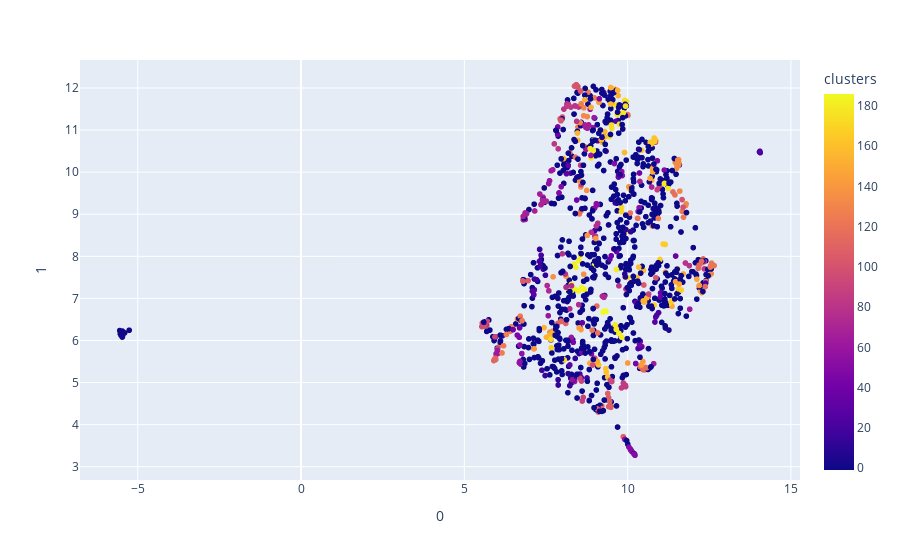

Here is the notebook cell this chart was saved with:
### Markdown cell above
# Clustering PCA and UMAP results without removing outliers

### Code cell
#Cluster Original Data without Dim Reduction
hdb = HDBSCAN(min_cluster_size=2)
hdb.fit(cheese_df[feature_list])

pca = PCA(n_components=50)
pca_array = pca.fit_transform(cheese_df[feature_list])
pca_df = pd.DataFrame(pca_array)
umapReducer = umap.UMAP(n_components=2)
umap_pca_df = pd.DataFrame(umapReducer.fit_transform(pca_df[pca_df.columns]))
umap_pca_df = pd.concat([umap_pca_df, df], axis=1)
umap_pca_df['clusters'] = hdb.labels_
fig = px.scatter(umap_pca_df, x=0, y=1, color='clusters', hover_name='cheese', hover_data=['color', 'country', 'aroma', 'rind', 'texture', 'milk', 'vegan', 'clusters'])
fig.show()

### Figure 1 — Plotly figure (JSON) as saved in the notebook; plotly's stock layout.template omitted (floating-point values rounded to 4 significant figures; data arrays with more than 128 entries replaced by an {"elided": "..."} marker saying what was removed)
{"data": [{"customdata": {"elided": "1187x8 mixed values"}, "hovertemplate": "<b>%{hovertext}</b><br><br>0=%{x}<br>1=%{y}<br>color=%{customdata[0]}<br>country=%{customdata[1]}<br>aroma=%{customdata[2]}<br>rind=%{customdata[3]}<br>texture=%{customdata[4]}<br>milk=%{customdata[5]}<br>vegan=%{customdata[6]}<br>clusters=%{marker.color}<extra></extra>", "hovertext": {"elided": "1187 str values"}, "legendgroup": "", "marker": {"color": {"elided": "1187 int values"}, "coloraxis": "coloraxis", "symbol": "circle"}, "mode": "markers", "name": "", "showlegend": false, "type": "scattergl", "x": {"elided": "1187 float values"}, "xaxis": "x", "y": {"elided": "1187 float values"}, "yaxis": "y"}], "layout": {"coloraxis": {"colorbar": {"title": {"text": "clusters"}}, "colorscale": [[0, "#0d0887"], [0.1111, "#46039f"], [0.2222, "#7201a8"], [0.3333, "#9c179e"], [0.4444, "#bd3786"], [0.5556, "#d8576b"], [0.6667, "#ed7953"], [0.7778, "#fb9f3a"], [0.8889, "#fdca26"], [1, "#f0f921"]]}, "legend": {"tracegroupgap": 0}, "margin": {"t": 60}, "xaxis": {"anchor": "y", "domain": [0, 1], "title": {"text": "0"}}, "yaxis": {"anchor": "x", "domain": [0, 1], "title": {"text": "1"}}}}
